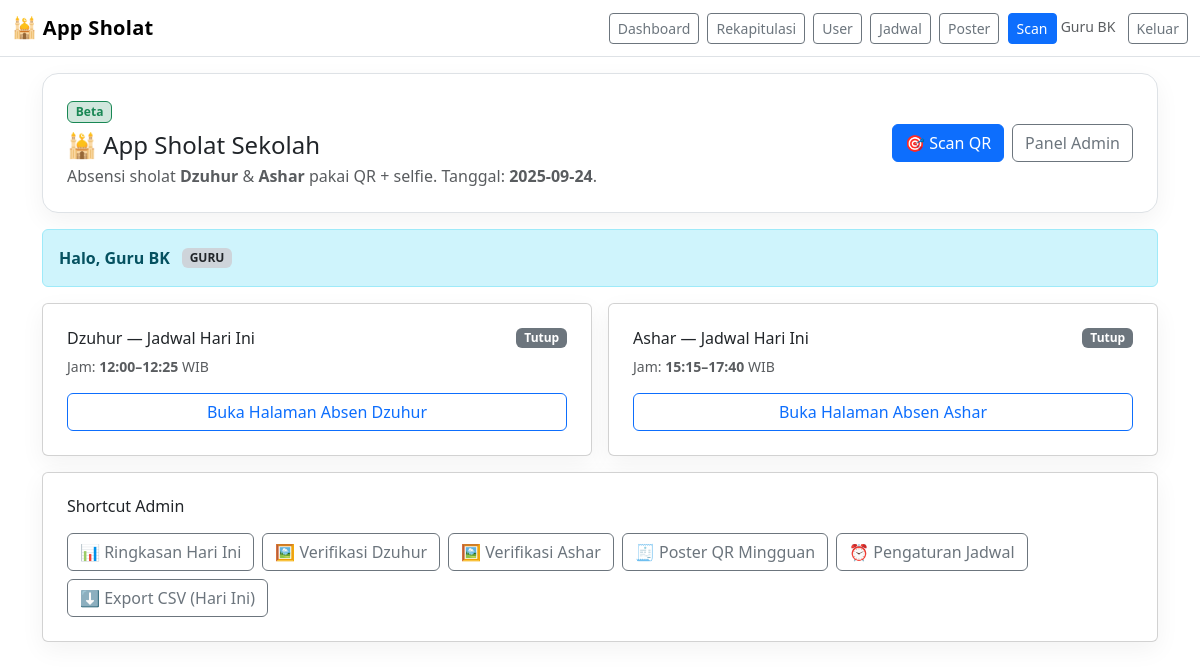
/ (signed in), run on the app's committed database.
### tables this page shows
CREATE TABLE IF NOT EXISTS `jendela_sholat` (
  `id` smallint unsigned NOT NULL AUTO_INCREMENT,
  `dow` tinyint unsigned NOT NULL,
  `sholat` enum('dzuhur','ashar') NOT NULL,
  `jam_mulai` time NOT NULL,
  `jam_selesai` time NOT NULL,
  `aktif` tinyint(1) NOT NULL DEFAULT '1',
  PRIMARY KEY (`id`),
  UNIQUE KEY `uq_jendela` (`dow`,`sholat`)
);

### helpers.php (called while the page is built, shortened)
<?php
function sanitize(string $s): string {
  return htmlspecialchars($s, ENT_QUOTES | ENT_SUBSTITUTE, 'UTF-8');
}
function make_token(string $date, string $prayer): string {
  $raw = hash_hmac('sha256', $date . '|' . $prayer, SECRET_KEY, false);
  return substr($raw, 0, 16);
}
function today_id(): string {
  $tz = new DateTimeZone('Asia/Jakarta');
  return (new DateTime('now', $tz))->format('Y-m-d');
}
function current_dow_id(): int {
  $tz = new DateTimeZone('Asia/Jakarta');
  return (int)(new DateTime('now',$tz))->format('w');
}
function is_within_window(mysqli $db, string $prayer): bool {
  $dow = current_dow_id();
  $stmt = $db->prepare("SELECT jam_mulai, jam_selesai FROM jendela_sholat WHERE dow=? AND sholat=? AND aktif=1 LIMIT 1");
  $stmt->bind_param('is', $dow, $prayer);
  $stmt->execute();
  $res = $stmt->get_result();
  if (!$row = $res->fetch_assoc()) return false;
  $tz = new DateTimeZone('Asia/Jakarta');
  $now = new DateTime('now', $tz);
  $start = DateTime::createFromFormat('H:i:s', $row['jam_mulai'], $tz);
  $end   = DateTime::createFromFormat('H:i:s', $row['jam_selesai'], $tz);
  $start->setDate((int)$now->format('Y'), (int)$now->format('m'), (int)$now->format('d'));
  $end->setDate((int)$now->format('Y'), (int)$now->format('m'), (int)$now->format('d'));
  return ($now >= $start && $now <= $end);
}

### index.php (the view, shortened to what this page needs)
<?php
require_once __DIR__ . '/helpers.php';
$today = today_id();
function get_window_row(mysqli $db, string $prayer): ?array {
  $dow = current_dow_id();
  $stmt = $db->prepare("SELECT jam_mulai, jam_selesai, aktif FROM jendela_sholat WHERE dow=? AND sholat=? LIMIT 1");
  $stmt->bind_param('is', $dow, $prayer);
  $stmt->execute();
  $res = $stmt->get_result();
  return $res->fetch_assoc() ?: null;
}
$wDz = get_window_row($mysqli, 'dzuhur');
$wAs = get_window_row($mysqli, 'ashar');
$openDz = $wDz && is_within_window($mysqli, 'dzuhur');
$openAs = $wAs && is_within_window($mysqli, 'ashar');
$tokDz = make_token($today, 'dzuhur');
$tokAs = make_token($today, 'ashar');
$me = $_SESSION['user'] ?? null;
include __DIR__ . '/layout/header.php';
?>
<div class="row g-3">
  <div class="col-12">
    <div class="p-3 p-md-4 bg-white border rounded-4 card-soft">
      <div class="d-flex flex-column flex-md-row align-items-md-center justify-content-md-between gap-3">
        <div>
          <div class="badge bg-success-subtle text-success border border-success">Beta</div>
          <h1 class="h4 mt-2 mb-1">🕌 App Sholat Sekolah</h1>
          <p class="text-muted mb-0">Absensi sholat <b>Dzuhur</b> & <b>Ashar</b> pakai QR + selfie. Tanggal: <b><?= sanitize($today) ?></b>.</p>
        </div>
        <div class="d-flex gap-2">
          <a href="/scan.php" class="btn btn-primary btn-pill">🎯 Scan QR</a>
          <?php if (empty($me)): ?>
            <a href="/login.php" class="btn btn-outline-secondary btn-pill">Masuk</a>
          <?php else: ?>
            <?php if (in_array($me['role_name'], ['admin','guru'])): ?>
              <a href="/admin/index.php" class="btn btn-outline-secondary btn-pill">Panel Admin</a>
            <?php endif; ?>
          <?php endif; ?>
        </div>
      </div>
    </div>
  </div>
  <?php if (!empty($me)): ?>
  <div class="col-12">
    <div class="alert alert-info d-flex align-items-center gap-2 mb-0">
      <span class="fw-semibold">Halo, <?= sanitize($me['name'] ?? '') ?></span>
      <span class="badge bg-dark-subtle text-dark ms-1"><?= strtoupper(sanitize($me['role_name'] ?? '')) ?></span>
    </div>
  </div>
  <?php endif; ?>
  <div class="col-12 col-md-6">
    <div class="card card-soft h-100">
      <div class="card-body p-3 p-md-4">
        <div class="d-flex align-items-center justify-content-between">
          <h2 class="h6 mb-0">Dzuhur — Jadwal Hari Ini</h2>
          <?php if ($wDz && $wDz['aktif']): ?>
            <span class="badge <?= $openDz ? 'bg-success' : 'bg-secondary' ?>">
              <?= $openDz ? 'Sedang Dibuka' : 'Tutup' ?>
            </span>
          <?php else: ?>
            <span class="badge bg-warning text-dark">Belum Diatur</span>
          <?php endif; ?>
        </div>
        <div class="mt-2 small text-muted">
          <?php if ($wDz): ?>
            Jam: <b><?= substr($wDz['jam_mulai'],0,5) ?>–<?= substr($wDz['jam_selesai'],0,5) ?></b> WIB
          <?php else: ?>
            Tidak ada jadwal untuk hari ini (atur di menu Admin &raquo; Jadwal).
          <?php endif; ?>
        </div>
        <div class="d-grid gap-2 mt-3">
          <a class="btn btn-outline-primary btn-pill"
             href="/absen.php?d=<?= urlencode($today) ?>&p=dzuhur&t=<?= urlencode($tokDz) ?>">
             Buka Halaman Absen Dzuhur
          </a>
        </div>
      </div>
    </div>
  </div>
  <div class="col-12 col-md-6">
    <div class="card card-soft h-100">
      <div class="card-body p-3 p-md-4">
        <div class="d-flex align-items-center justify-content-between">
          <h2 class="h6 mb-0">Ashar — Jadwal Hari Ini</h2>
          <?php if ($wAs && $wAs['aktif']): ?>
            <span class="badge <?= $openAs ? 'bg-success' : 'bg-secondary' ?>">
              <?= $openAs ? 'Sedang Dibuka' : 'Tutup' ?>
            </span>
          <?php else: ?>
            <span class="badge bg-warning text-dark">Belum Diatur</span>
          <?php endif; ?>
        </div>
        <div class="mt-2 small text-muted">
          <?php if ($wAs): ?>
            Jam: <b><?= substr($wAs['jam_mulai'],0,5) ?>–<?= substr($wAs['jam_selesai'],0,5) ?></b> WIB
          <?php else: ?>
            Tidak ada jadwal untuk hari ini (atur di menu Admin &raquo; Jadwal).
          <?php endif; ?>
        </div>
        <div class="d-grid gap-2 mt-3">
          <a class="btn btn-outline-primary btn-pill"
             href="/absen.php?d=<?= urlencode($today) ?>&p=ashar&t=<?= urlencode($tokAs) ?>">
             Buka Halaman Absen Ashar
          </a>
        </div>
      </div>
    </div>
  </div>
  <?php if ($me && in_array($me['role_name'], ['admin','guru'])): ?>
  <div class="col-12">
    <div class="card card-soft">
      <div class="card-body p-3 p-md-4">
        <h2 class="h6 mb-3">Shortcut Admin</h2>
        <div class="d-flex flex-wrap gap-2">
          <a class="btn btn-outline-secondary btn-pill" href="/admin/index.php">📊 Ringkasan Hari Ini</a>
          <a class="btn btn-outline-secondary btn-pill" href="/admin/attendance.php?tanggal=<?= urlencode($today) ?>&sholat=dzuhur">🖼️ Verifikasi Dzuhur</a>
          <a class="btn btn-outline-secondary btn-pill" href="/admin/attendance.php?tanggal=<?= urlencode($today) ?>&sholat=ashar">🖼️ Verifikasi Ashar</a>
          <a class="btn btn-outline-secondary btn-pill" href="/admin/poster_mingguan.php">🧾 Poster QR Mingguan</a>
          <a class="btn btn-outline-secondary btn-pill" href="/admin/jadwal.php">⏰ Pengaturan Jadwal</a>
          <a class="btn btn-outline-secondary btn-pill" href="/admin/export_csv.php?from=<?= urlencode($today) ?>&to=<?= urlencode($today) ?>&prayer=all&status=all">⬇️ Export CSV (Hari Ini)</a>
        </div>
      </div>
    </div>
  </div>
  <?php endif; ?>
</div>
<?php include __DIR__ . '/layout/footer.php'; ?>

### layout/header.php (style rules this page uses)
body { background:#f7f9fb }
.card-soft { border:1px solid #eef1f4; border-radius:1rem; box-shadow:0 8px 24px rgba(0,0,0,.05) }
.btn-pill { border-radius:999px }

### data on the page
jendela_sholat: jam_mulai "12:00", jam_selesai "12:25"
jendela_sholat: jam_mulai "15:15", jam_selesai "17:40"

### other printed values
$_SESSION['user']['name'] "Guru BK"
$today "2025-09-24"
$me['name'] "Guru BK"
$me['role_name'] "GURU"
